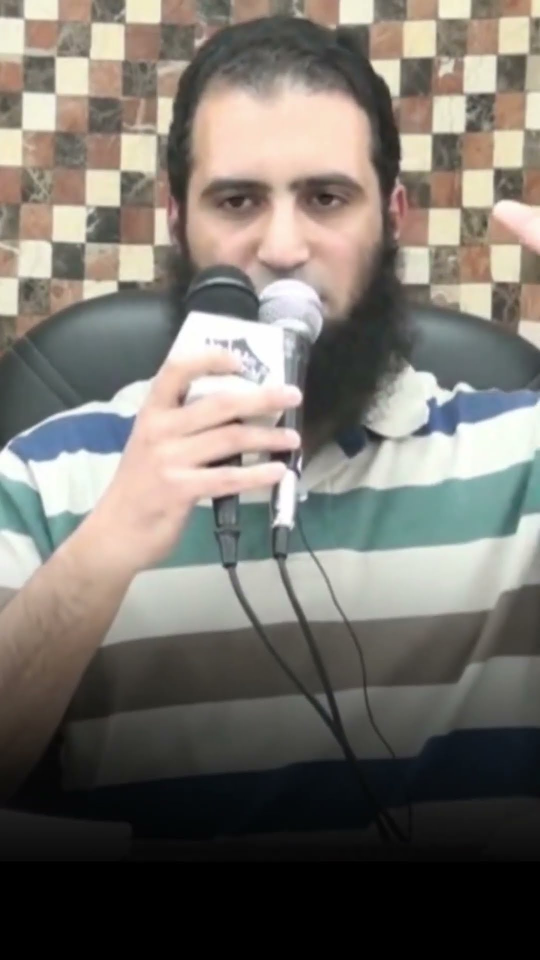
#> input picture data/images/alaa/000017.jpg, 1080 x 1920 px, found by its file name (shown at 1/2 size)
$ jupyter execute --allow-errors classification.ipynb   (shell and % lines are left out)
#> lines starting #> are read from the running program, lines starting #| are printed output that depends on the picture
# Project Description

This project offers hands-on experience in Machine Learning (ML) through the task of image classification. The primary goal is to classify images of Muslim shikhs using multiple ML algorithms, including logistic regression, decision tree, random forest, and support vector machines.

***Notes***
- The images of shikhs were collected automatically using the Python icrawler package. From an ethical standpoint, only publicly available images of well-known figures were used. The dataset targets a specific group of shikhs for educational purposes only and is not intended to generalize to all shikhs worldwide.

- Face and eye detection within the images was carried out using the Haar Cascade algorithm. [citation]

***الله المستعان***

### Sections in the notebook
* [Importing Packages](#Importing-Packages)
* [Data Cleaning](#Data-Cleaning)
* [Feature Engineering](#Feature-Engineering)
* [Model Development Process](#Model-Development-Process)

## Importing Packages

[cell 1]
# File and image Managing libraries
import os
from PIL import Image
import cv2
import shutil
import pywt

# Data viz
import matplotlib.pyplot as plt

# Data processing
import numpy as np
import pandas as pd


# Model building and evaluation packages
from sklearn.preprocessing import StandardScaler
from sklearn.model_selection import train_test_split, GridSearchCV
from sklearn.pipeline import Pipeline, make_pipeline
from sklearn.metrics import make_scorer, precision_score, recall_score, f1_score, accuracy_score
from sklearn.metrics import confusion_matrix, ConfusionMatrixDisplay

from sklearn import svm
from sklearn.ensemble import RandomForestClassifier
from sklearn.linear_model import LogisticRegression
from sklearn.tree import DecisionTreeClassifier


import pickle
import json

---
---

## Data Cleaning

In this phase, we will use the `OpenCV` library to load and process the images. Then, we will apply the `Haar Cascade` algorithm to detect faces in the images. This step helps filter out images with unclear or missing views of the shikh's face. Finally, the detected face regions will be saved in a designated data folder for use in the upcoming model-building phase.

[cell 2]
# Important Configurations

# Define the face and eye detection classifiers using OpenCV's pre-trained Haar cascades
face_cascade = cv2.CascadeClassifier('utilities/opencv_cascades/haarcascade_frontalface_default.xml')
eye_cascade = cv2.CascadeClassifier('utilities/opencv_cascades/haarcascade_eye.xml')

# Define paths to the data
path_to_images = 'data/images'
path_to_faces = 'data/__faces/'

[cell 3]
# Plotting an image
img_path = path_to_images + '/abdelbaset/000017.jpg'
img = cv2.imread(img_path)
#> img is the input picture: shape (1920, 1080, 3); mean B, G, R 107.4, 114, 118.5
plt.imshow(img);

[cell 4]
# The gray scale
gray_img = cv2.cvtColor(img, cv2.COLOR_BGR2GRAY)
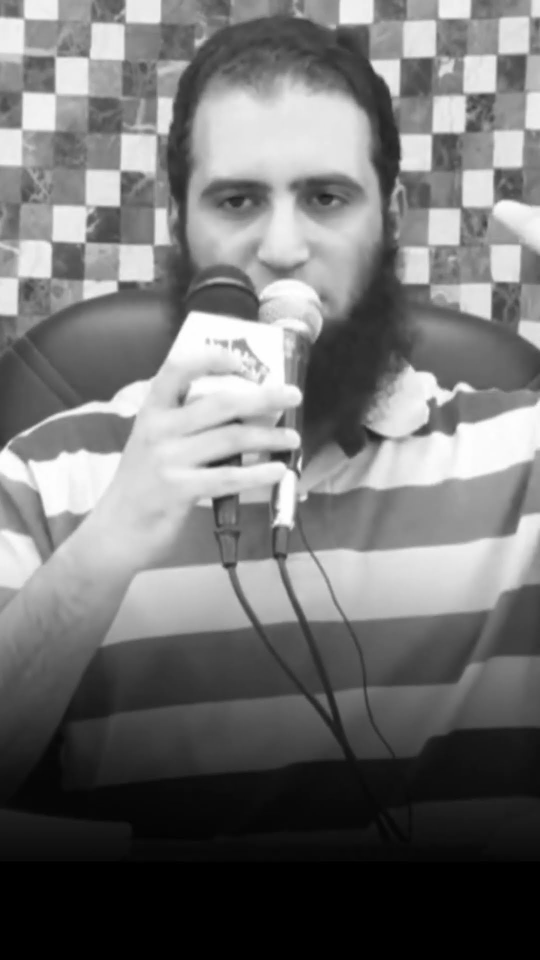
#> gray_img: shape (1920, 1080) (shown at 1/2 size); min 0, max 255, mean 114.6
plt.imshow(gray_img, cmap = 'gray');

[cell 5]
# Getting the shikh folders
img_dirs = []
for entry in os.scandir(path_to_images):
    if entry.is_dir():
        img_dirs.append(entry)
img_dirs

[cell 6]
for img_dir in img_dirs:
    print(img_dir.name)

[cell 7]
# Create the faces folder
# if os.path.exists(path_to_faces):
#     shutil.rmtree(path_to_faces)
# os.mkdir(path_to_faces)

[cell 8]
# Define a function to extract the faces from the images
# [24 lines left out: function get_face, not called in this run]

[cell 9]
# [32 lines of commented-out code are left out]

Since the images were downloaded automatically using icrawler, some irrelevant or low-quality images may have been included. These should be manually reviewed and removed. Common issues include:
- Images of incorrect individuals mistakenly retrieved by the `crawler`.
- Images showing the shikh at a significantly younger age, which may introduce inconsistency in the classification process.
- Images where the shikh's face is unclear, poorly lit, or partially obstructed, reducing the effectiveness of facial detection and recognition.

[cell 10]
path_to_cleaned_faces = 'data/__faces_after_manual_cleaning/'

[cell 11]
# Plotting an example of the face
path_to_face = 'data/__faces/banaa/banaa13.png'
plt.imshow(cv2.imread(path_to_face));
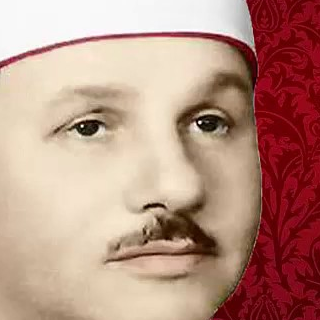
#> input picture data/__faces/banaa/banaa13.png, 320 x 320 px

---
---

## Feature Engineering

In this phase, we apply signal processing to the images using the Wavelet Transform. Briefly, this technique decomposes each image into spatial-frequency components, allowing us to isolate and retain important visual details (such as eyes, nose, and other facial features) while discarding less informative low-frequency content.

- Note: Spatial frequency refers to how rapidly pixel values change across the image (i.e., over space). For ex, High spatial frequency represents sharp transitions (like edges of nose, eyes, lips, etc.).
- Special thanks to Stack Overflow for insights and examples.

[cell 12]
# [25 lines left out: function w2d, not called in this run]

[cell 13]
# Define path to cleaned images

# Dictionary to store images per shikh
shikh_faces = {}

# Walk through the directory tree
for dirpath, dirnames, images in os.walk(path_to_cleaned_faces):
    # Skip the root folder itself (it doesn't represent a shikh)
    if dirpath == path_to_cleaned_faces:
        continue

    shikh = os.path.basename(dirpath)
    shikh_faces[shikh] = [os.path.join(dirpath, img) for img in images]

[cell 14]
shikh_faces

[cell 15]
# Create classes (numbers) corresponding to shikh
shikh_classes = {}
count = 0
#> (the rest of this cell did not finish here and is left out)

[cell 16]
# Extracting the features X and the target y
X, y = [], []

for shikh_name, training_imgs in shikh_faces.items():
    for training_img in training_imgs:
        # Read the image
        img = cv2.imread(training_img)
        if img is None:
            continue

        # Resizing and Getting features from the image
        scalled_raw_img = cv2.resize(img, (32, 32))
        img_har = w2d(img, 'db1', 5)
        scalled_img_har = cv2.resize(img_har, (32, 32))

        # Stacking both images to train the model on them
        combined_img = np.vstack(
            (scalled_raw_img.reshape(32*32*3, 1),
             scalled_img_har.reshape(32*32, 1))
        )
        X.append(combined_img)
        y.append(shikh_classes[shikh_name])

[cell 17]
len(X), len(y)

#> (a cell that did not finish here is left out)

[cell 19]
type(X)

[cell 20]
# Turning both into numpy arrays
X = np.array(X).reshape(len(X), 4096).astype(float)
y = np.array(y)
X.shape, y.shape

---
---

## Model Development Process

In this phase, we are going to split the data into training and test sets, constuct several types of models and fitting them using the `GridSearch` and `CrossValidation` processes in order to get the best performance.

#> (a cell that did not finish here is left out)

---

#> (a cell that did not finish here is left out)

#### Define Helpful Functions

[cell 23]
def run_grid_search(estimator, model_parameters):
    '''
    Run GridSearchCV on a pipeline that includes preprocessing and the given model.

    Parameters:
        estimator:        The ML model (e.g., LogisticRegression)
        model_parameters: Dictionary of parameters (e.g., {'model__C': [...]})

    Returns:
        A fitted GridSearchCV object
    '''
    scoring = {
        'accuracy': 'accuracy',
        'precision': make_scorer(precision_score, average='macro', zero_division=0),
        'recall': make_scorer(recall_score, average='macro', zero_division=0),
        'f1': make_scorer(f1_score, average='macro', zero_division=0),
    }

    pipe = Pipeline([
        ('scaler', StandardScaler()),
        ('model', estimator)
    ])

    model = GridSearchCV(
        estimator = pipe,
        param_grid = model_parameters,
        scoring = scoring,
        cv = 5,
        refit = 'accuracy',
        n_jobs = -1,
        verbose = 2
    )

    return model

[cell 24]
# Extract GridSearchCV Results
# [42 lines left out: function make_results, not called in this run]

[cell 25]
# Get Test Scores
# [33 lines left out: function get_scores, not called in this run]

[cell 26]
# Function to save models
def save_model(path, model_object, saved_model_name : str):
    '''
    Function to save the trained model

    Parameters
        path:         path of folder where you want to save the pickle
        model_object: a model you want to pickle
        saved_model_name:      filename for how you want to save the model
    '''
    with open(path + saved_model_name + '.pickle', 'wb') as to_write:
        pickle.dump(model_object, to_write)

[cell 27]
# Function to read models
def load_model(path, saved_model_name : str):
    '''
    Function to read the saved model

    Parameters
        path:             path of folder where you want to save the pickle
        saved_model_name: filename for how you want to save the model
    Returns
        model: the pickled model
    '''
    with open(path + saved_model_name + '.pickle', 'rb') as to_read:
        model = pickle.load(to_read)

    return model

---

#### Building Models

##### Logistic Regression Model

[cell 28]
lr = LogisticRegression(random_state=0)


cv_params = {
    'model__C' : [0.01, 0.1, 1, 10],
    'model__penalty' : ['l2'],
    'model__solver' : ['lbfgs'],
    'model__max_iter' : [500, 700]
}

lr_cv = run_grid_search(lr, cv_params)

[cell 29]

# lr_cv.fit(X_train, y_train)

[cell 30]
# Saving the model
save_path = 'models/'
save_model(save_path, lr_cv, 'LogisticRegression')

##### Random Forest Classifier

[cell 31]
rf = RandomForestClassifier(random_state = 0)

cv_params = {
    'model__n_estimators': [100, 200],
    'model__max_depth': [None, 10, 20],
    'model__min_samples_split': [2, 5],
    'model__min_samples_leaf': [1, 2],
    'model__bootstrap': [True, False]
}

rf_cv = run_grid_search(rf, cv_params)

[cell 32]

# rf_cv.fit(X_train, y_train)

[cell 33]
# Save the model
save_model(save_path, rf_cv, 'RandomForest')

##### SVM Classifier

[cell 34]
svc = svm.SVC(random_state = 0)

cv_params = {
    'model__C': [0.1, 1, 10],
    'model__kernel': ['linear', 'rbf'],
    'model__gamma': ['scale', 'auto'],
    'model__probability': [True]
}

svc_cv = run_grid_search(svc, cv_params)

[cell 35]

# svc_cv.fit(X_train, y_train)

[cell 36]
save_model(save_path, svc_cv, 'SVMClassifier')

##### Decision Tree Classifier

[cell 37]
tree = DecisionTreeClassifier(random_state = 0)

cv_params = {
    'model__max_depth' : [4, 6],
    'model__min_samples_leaf' : [2, 5],
    'model__min_samples_split' : [2, 6],
}

tree_cv = run_grid_search(tree, cv_params)

[cell 38]

# tree_cv.fit(X_train, y_train)

[cell 39]
## Save the model
save_model(save_path, tree_cv, 'DecisionTree')

---

#### Models Comparison

[cell 40]
saved_models = ['LogisticRegression', 'RandomForest', 'SVMClassifier', 'DecisionTree']
models = {}
for model in saved_models:
    models[model] = load_model(save_path, model)

#> (a cell that did not finish here is left out)

[cell 42]
# Making predictions
test_scores = pd.DataFrame()

#> (the rest of this cell did not finish here and is left out)

#> (a cell that did not finish here is left out)

[cell 44]
test_scores

[cell 45]
log_reg_clf = models['LogisticRegression']
svm_clf = models['SVMClassifier']

[cell 46]
shikh_classes

[cell 47]
shikhs = []
for shikh, cls in shikh_classes.items():
    if cls in svm_clf.classes_:
        shikhs.append(shikh)
